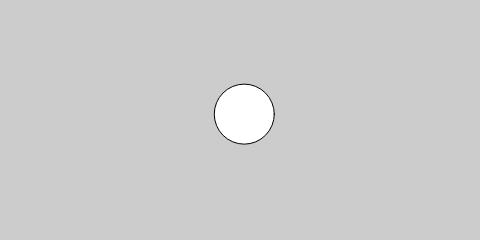
Frame 1 (no input)
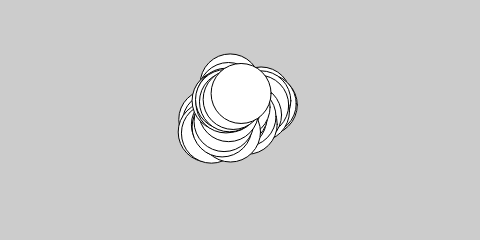
Frame 60 (no input)
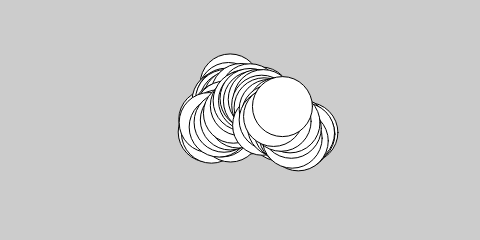
Frame 120 (the mouse pressed at the canvas centre since frame 60)

The p5.js sketch that drew these frames (run headless with seeded random() and noise() and a simulated clock; from frame 60 on, the mouse is pressed at the canvas centre):

// p5.js sketch
// ── sketch.js
const speed = 10;
const diameter = 60;
let x;
let y;

function setup() {
  createCanvas(480, 240);
  background(204);
  x = width/2;
  y = height/2;
}

function draw() {
  x += random(-speed, speed);
  y += random(-speed, speed);
  x = constrain(x, 0, width);
  y = constrain(y, 0, height);
  ellipse(x, y, diameter, diameter);
}
